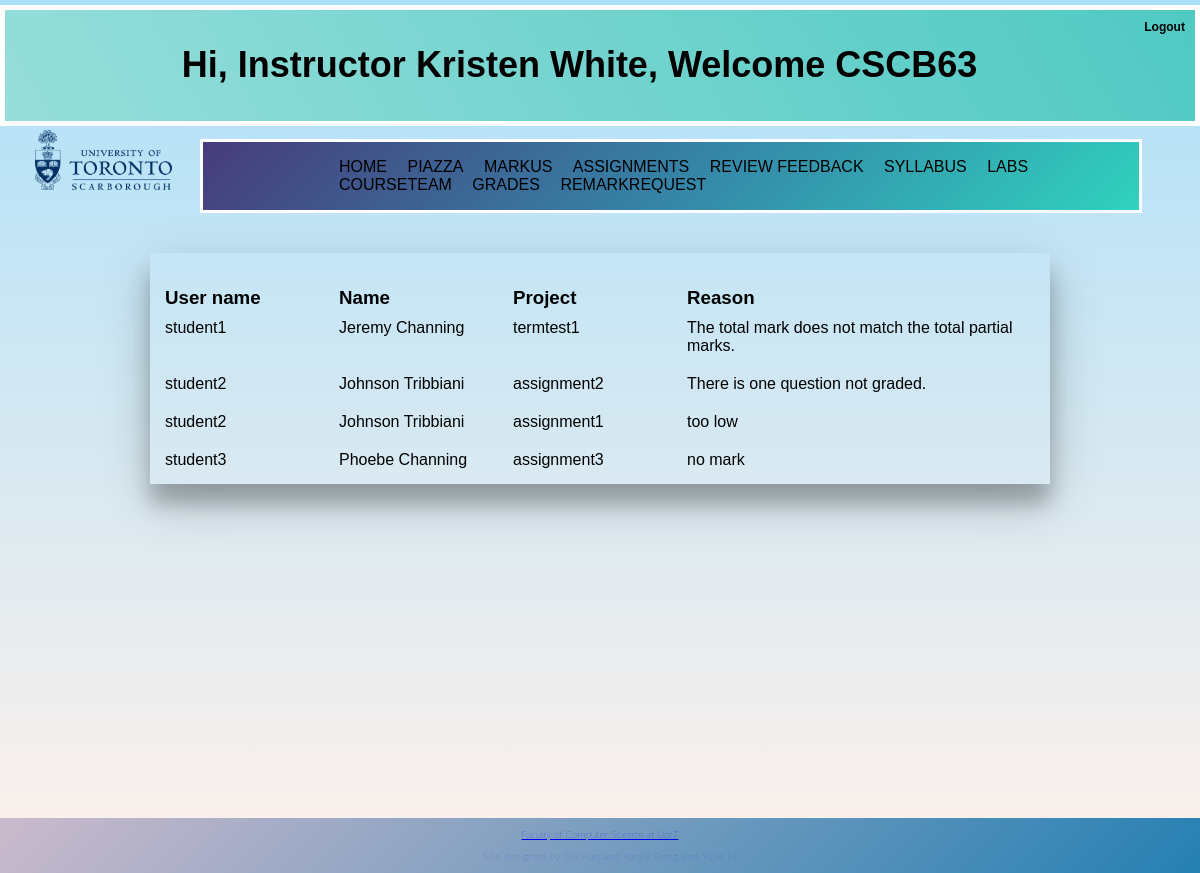
Screenshot of /viewremarks (signed in) with the database file from the repository.
### tables this page shows
CREATE TABLE "remarkrequest" (
	"username"	TEXT,
	"project"	TEXT,
	"reason"	TEXT,
	PRIMARY KEY("username","project")
);

CREATE TABLE "users" (
	"username"	TEXT,
	"name"	TEXT,
	"role"	INTEGER,
	"password"	TEXT,
	PRIMARY KEY("username")
);

### app.py (the view)
@app.route('/viewremarks')
def viewremarks():
    if 'username' not in session:
        return redirect(url_for('login'))
    if session['role'] == 0:
        return render_template('error.html',
                               message="You are not allowed to visit this page")
    sql = "SELECT username, name, project, reason FROM remarkrequest NATURAL JOIN users"
    result = query_db(sql, args=(), one=False)
    return render_template('viewremarks.html', result=result, name=session['name'], role=session['role'])

### app.py (called while the page is built)
def get_db():
    db = getattr(g, '_database', None)
    if db is None:
        db = g._database = sqlite3.connect(DATABASE)
    return db

def query_db(query, args=(), one=False):
    cur = get_db().execute(query, args)
    rv = cur.fetchall()
    cur.close()
    return (rv[0] if rv else None) if one else rv

@app.teardown_appcontext
def close_connection(exception):
    db = getattr(g, '_database', None)
    if db is not None:
        db.close()

### templates/viewremarks.html (shortened to what this page needs)
<!DOCTYPE html>
<html lang="en" dir="ltr">
  <head>
    <link rel="stylesheet" type="text/css" href="{{ url_for('static',filename = 'css/template.css') }}">
  </head>
<body>
    {% extends "index.html" %}
    {% block content %}
    <div class="Remarks">
        <div class = "vgrid-container">
            <div class ="vtitle">
                <h3>User name</h3>
            </div>
            <div class="vtitle">
                <h3>Name</h3>
            </div>
            <div class="vtitle">
                <h3>Project</h3>
            </div>
            <div class="vtitle">
                <h3>Reason</h3>
            </div>
            {% for element in result %}
                <div class="grades">
                    {{element[0]}}
                </div>
                <div class="grades">
                    {{element[1]}}
                </div>
                <div class="grades">
                    {{element[2]}}
                </div>
                <div class="grades">
                    {{element[3]}}
                </div>
            {%  endfor %}
        </div>
    </div>
    {% endblock %}

### static/css/template.css (style rules this page uses)
body { min-height:100vh; margin: 0; font-family:Arial; background-image: linear-gradient(to top, #fff1eb 0%, #ace0f9 100%); padding:0; height:100%; display: grid; grid-template-rows:1fr auto; }
h3 { margin-bottom:-10px; }
.vgrid-container { margin-top:40px; margin-right:150px; margin-left:150px; margin-bottom: 280px; display:grid; grid-row-gap: 20px; grid-template-columns:1fr 1fr 1fr 2fr ; padding:15px; box-shadow: 0 20px 20px 0 rgba(0,0,0,0.24), 1px 17px 50px 0 rgba(0,0,0,0.19); }

### rows the page displays
remarkrequest: username "student1", name "Jeremy Channing", project "termtest1", reason "The total mark does not match the total partial marks."
remarkrequest: username "student2", name "Johnson Tribbiani", project "assignment2", reason "There is one question not graded."
remarkrequest: username "student2", name "Johnson Tribbiani", project "assignment1", reason "too low"
remarkrequest: username "student3", name "Phoebe Channing", project "assignment3", reason "no mark"

### other values shown
{{ name }} "Kristen White"
